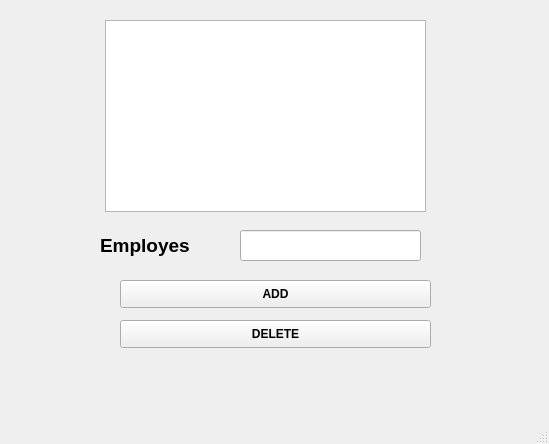
<?xml version="1.0" encoding="UTF-8"?>
<ui version="4.0">
 <class>MainWindow</class>
 <widget class="QMainWindow" name="MainWindow">
  <property name="geometry">
   <rect>
    <x>0</x>
    <y>0</y>
    <width>549</width>
    <height>444</height>
   </rect>
  </property>
  <property name="windowTitle">
   <string>MainWindow</string>
  </property>
  <widget class="QWidget" name="centralwidget">
   <widget class="QLineEdit" name="editAdditem">
    <property name="geometry">
     <rect>
      <x>240</x>
      <y>230</y>
      <width>181</width>
      <height>31</height>
     </rect>
    </property>
   </widget>
   <widget class="QLabel" name="lblAdditem">
    <property name="geometry">
     <rect>
      <x>100</x>
      <y>230</y>
      <width>141</width>
      <height>31</height>
     </rect>
    </property>
    <property name="font">
     <font>
      <pointsize>14</pointsize>
      <weight>75</weight>
      <bold>true</bold>
     </font>
    </property>
    <property name="text">
     <string>Employes</string>
    </property>
   </widget>
   <widget class="QPushButton" name="pbAdditem">
    <property name="geometry">
     <rect>
      <x>120</x>
      <y>280</y>
      <width>311</width>
      <height>28</height>
     </rect>
    </property>
    <property name="font">
     <font>
      <pointsize>9</pointsize>
      <weight>75</weight>
      <bold>true</bold>
     </font>
    </property>
    <property name="text">
     <string>ADD</string>
    </property>
   </widget>
   <widget class="QPushButton" name="pbDeleteitem">
    <property name="geometry">
     <rect>
      <x>120</x>
      <y>320</y>
      <width>311</width>
      <height>28</height>
     </rect>
    </property>
    <property name="font">
     <font>
      <pointsize>9</pointsize>
      <weight>75</weight>
      <bold>true</bold>
     </font>
    </property>
    <property name="text">
     <string>DELETE</string>
    </property>
   </widget>
   <widget class="QListWidget" name="lisBox">
    <property name="geometry">
     <rect>
      <x>105</x>
      <y>20</y>
      <width>321</width>
      <height>192</height>
     </rect>
    </property>
   </widget>
  </widget>
  <widget class="QStatusBar" name="statusbar"/>
 </widget>
 <resources/>
 <connections/>
</ui>
